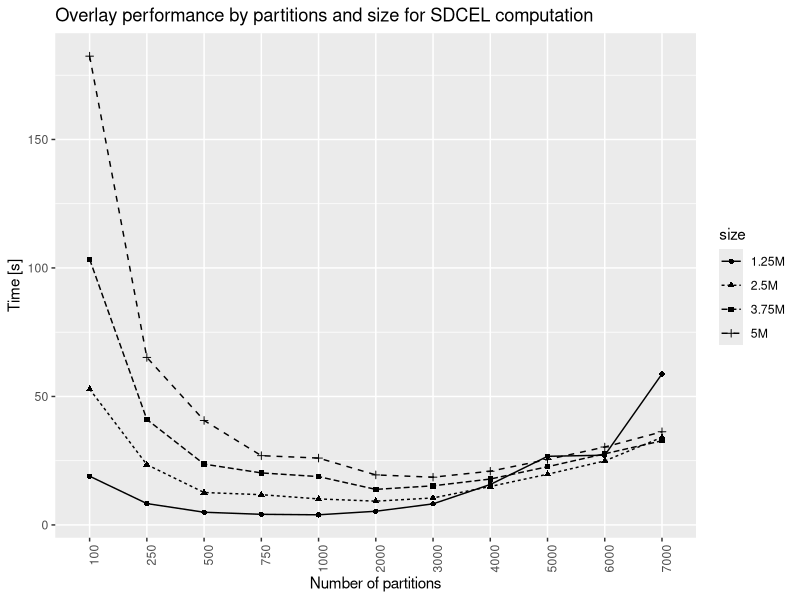
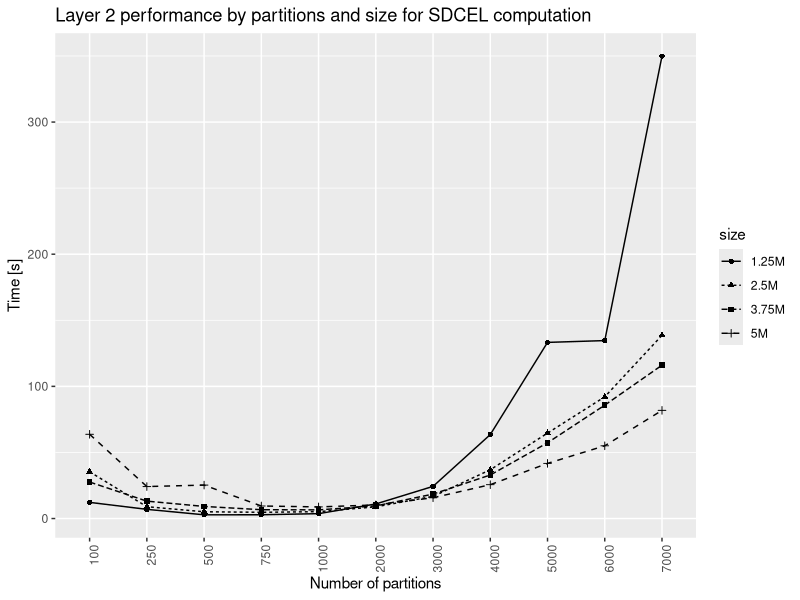
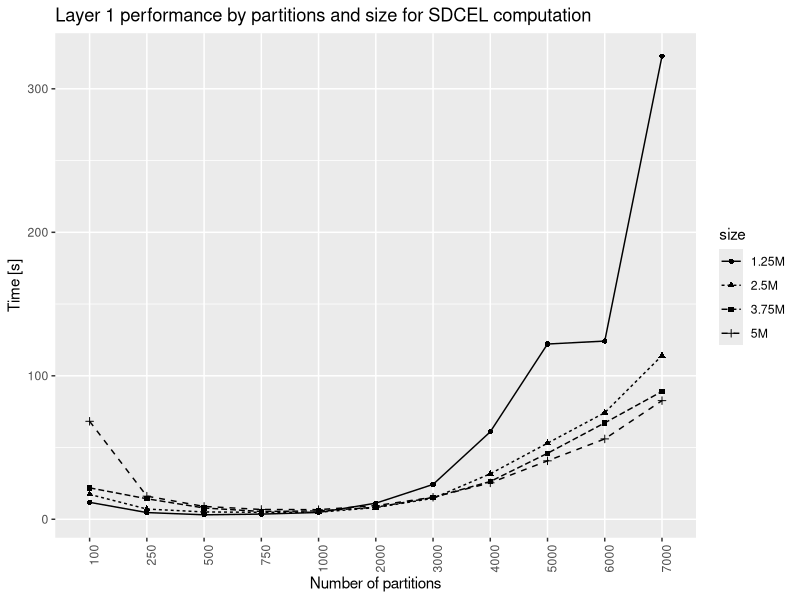
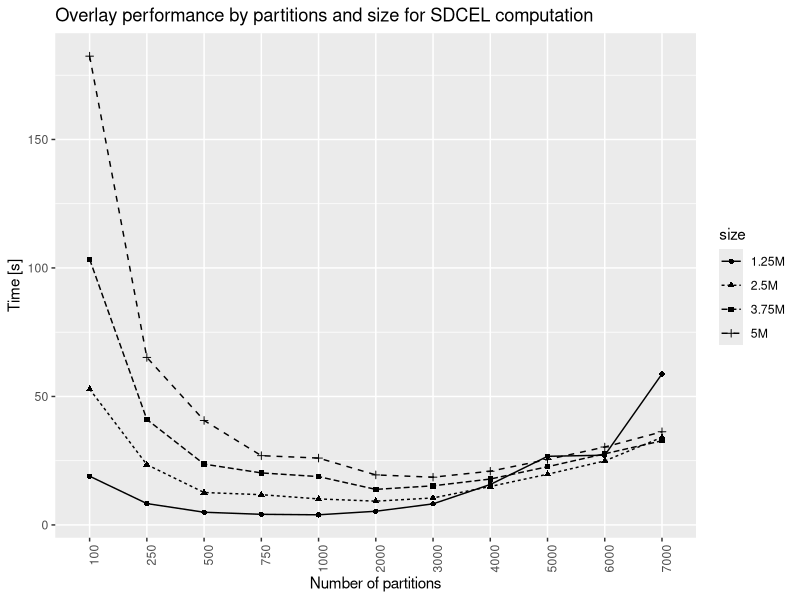
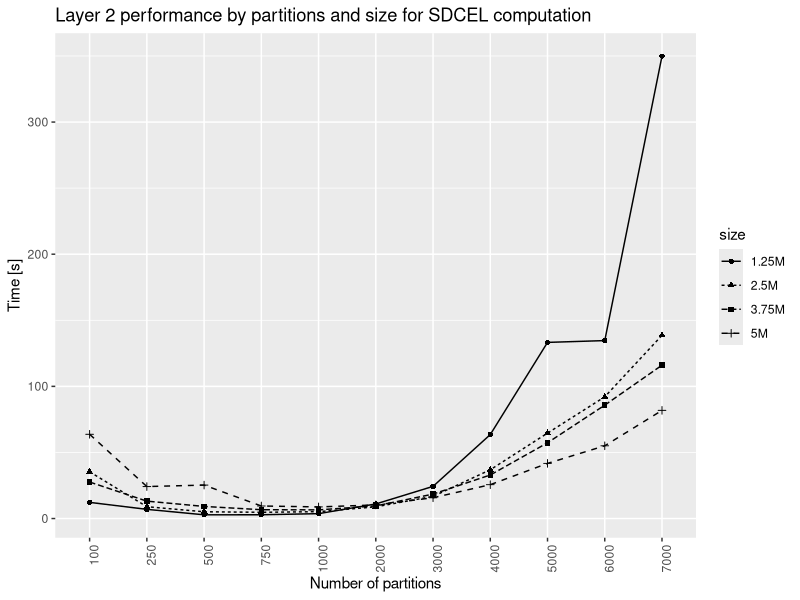
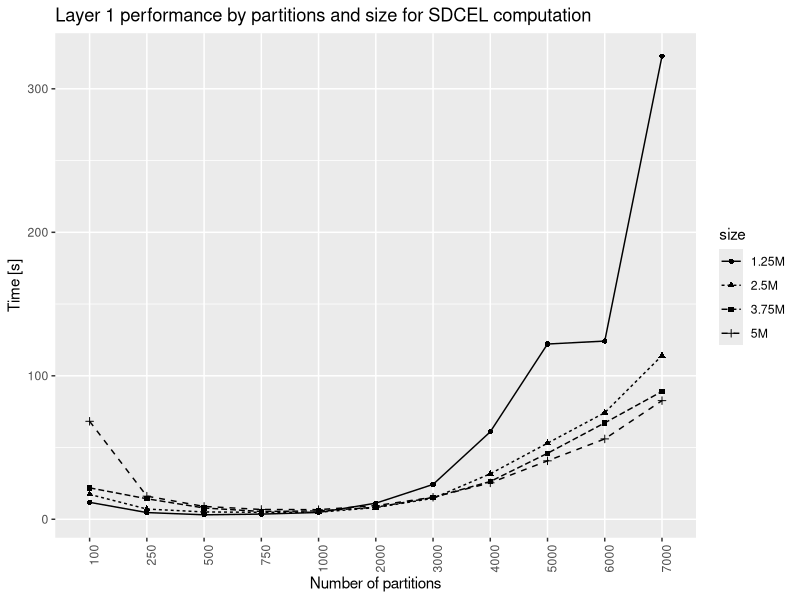

Recreate these plots in R, in order.
library(tidyverse)
setwd("~/RIDIR/Data/4S")

s5 = read_tsv("S4/perf5M.tsv")
s3 = read_tsv("S3/perf3M.tsv")
s2 = read_tsv("S2/perf2M.tsv")
s1 = read_tsv("S1/perf1M.tsv")

data0 = bind_rows(s5, s3, s2, s1) %>%
  mutate(partitions = as.factor(partitions))

data1 = data0 %>% filter(stage == "overlay")
p = ggplot(data1, aes(x = partitions, y = time, group = size)) + 
  geom_line(aes(linetype=size)) + 
  geom_point(aes(shape=size)) +
  theme(axis.text.x = element_text(angle = 90, hjust = 1)) +
  labs(x="Number of partitions", y="Time [s]", title=paste0("Overlay performance by partitions and size for SDCEL computation"))
plot(p)
ggsave(paste0("overlay.pdf"), width = 8, height = 5)

data1 = data0 %>% filter(stage == "layer2")
p = ggplot(data1, aes(x = partitions, y = time, group = size)) + 
  geom_line(aes(linetype=size)) + 
  geom_point(aes(shape=size)) +
  theme(axis.text.x = element_text(angle = 90, hjust = 1)) +
  labs(x="Number of partitions", y="Time [s]", title=paste0("Layer 2 performance by partitions and size for SDCEL computation"))
plot(p)
ggsave(paste0("layer2.pdf"), width = 8, height = 5)

data1 = data0 %>% filter(stage == "layer1")
p = ggplot(data1, aes(x = partitions, y = time, group = size)) + 
  geom_line(aes(linetype=size)) + 
  geom_point(aes(shape=size)) +
  theme(axis.text.x = element_text(angle = 90, hjust = 1)) +
  labs(x="Number of partitions", y="Time [s]", title=paste0("Layer 1 performance by partitions and size for SDCEL computation"))
plot(p)
ggsave(paste0("layer1.pdf"), width = 8, height = 5)
